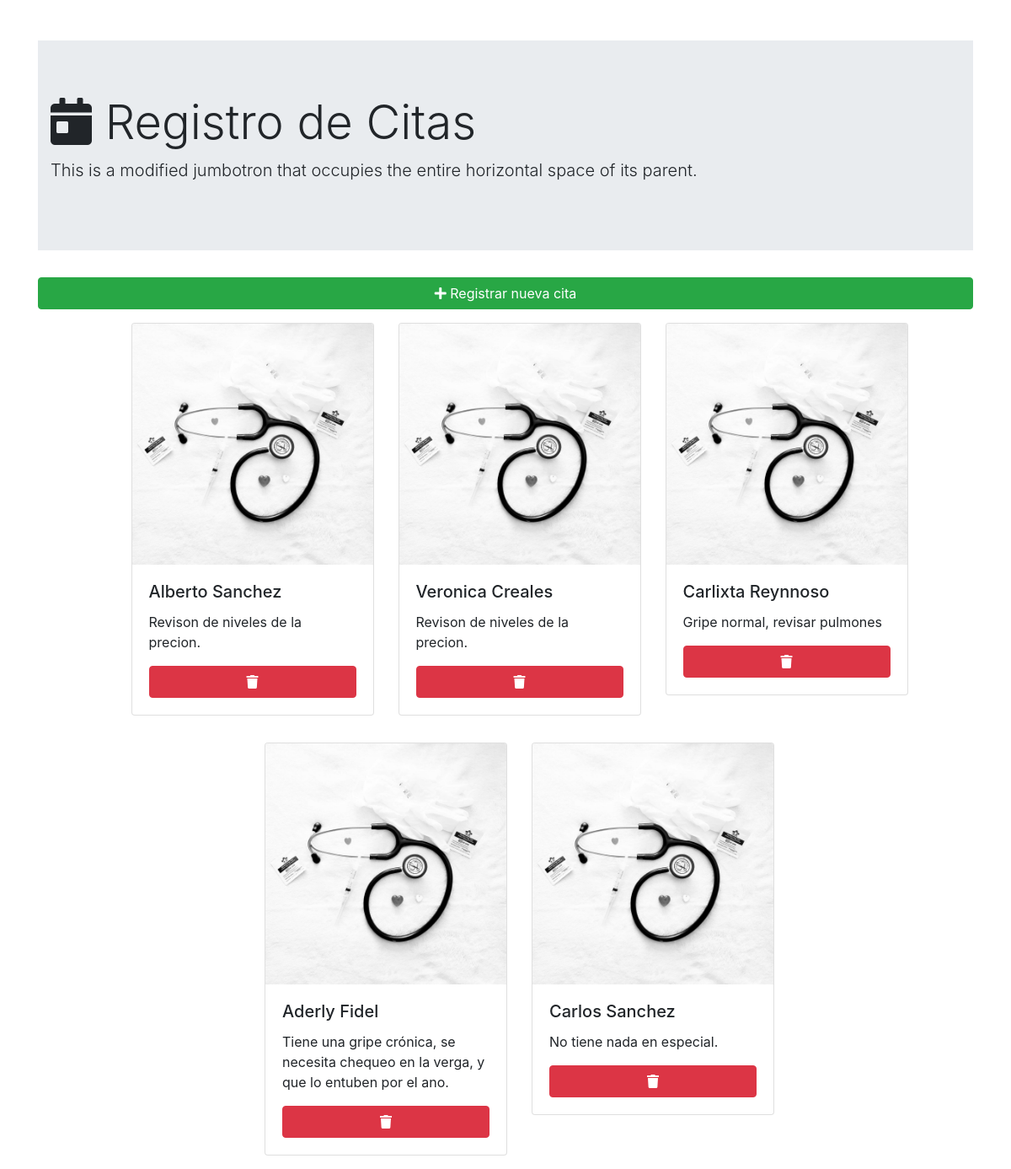
Before: / with the older database file.
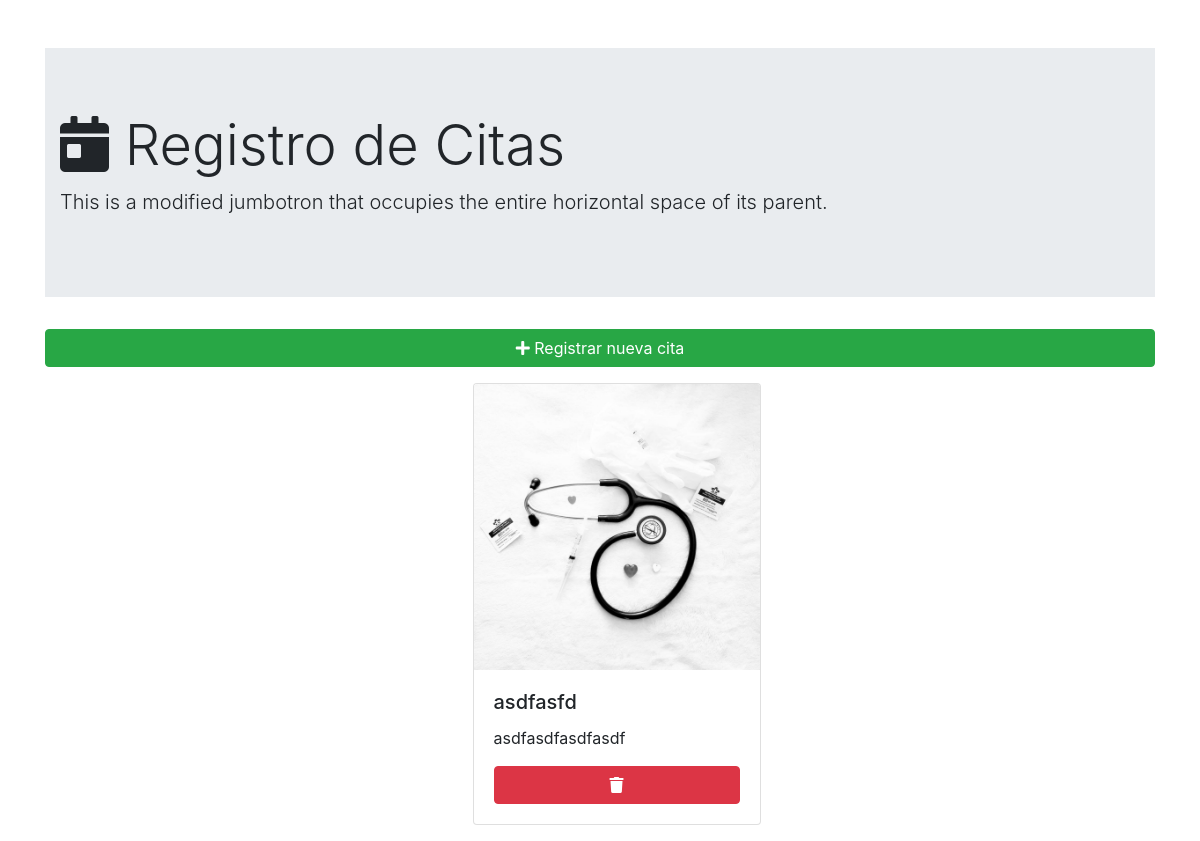
After: the same page with the newer database file.
### tables this page shows
CREATE TABLE citas
(id INTEGER PRIMARY KEY AUTOINCREMENT,
NOMBRE text,
FECHA text,
NOTA text);

### index.php (the view, shortened to what this page needs)
<?php
    $db = new SQLite3('dbAgenda.db') or die('No se ha podido conectar a la base de datos.');
    $result = $db->query('SELECT * FROM citas') or die('Fallo el Query');
?>
<!DOCTYPE html>
<html lang="en">
<head>
    <link rel="stylesheet" href="https://maxcdn.bootstrapcdn.com/bootstrap/4.0.0/css/bootstrap.min.css">
    <link rel="stylesheet" href="https://pro.fontawesome.com/releases/v5.10.0/css/all.css"/>
</head>
<body>
    <div class="container mt-5">
        <div class="jumbotron jumbotron-fluid">
            <div class="container">
                <h1 class="display-4"><i class="fas fa-calendar-day fa-x2"></i> Registro de Citas</h1>
                <p class="lead">This is a modified jumbotron that occupies the entire horizontal space of its parent.</p>
            </div>
        </div>
    </div>
    <div class="container ">
        <div class="row justify-content-md-center">
            <div class="col col-md-12">
                <a href="#" class="btn btn-success" id="btnCitaNueva" style="width:100%"><i class="fas fa-plus"></i> Registrar nueva cita</a>
            </div>
        </div>
        <div class="row justify-content-md-center">
        <?php while ($row = $result->fetchArray()){ ?>
            <div class="col col-md-3 m-3">
                <div class="card" style="width: 18rem;">
                    <img class="card-img-top" src="Assets/Images/miniatura.jpeg" alt="Cita Registrada">
                    <div class="card-body">
                        <h5 class="card-title"><?= $row['NOMBRE'] ?></h5>
                        <p class="card-text"><?= $row['NOTA'] ?></p>
                        <a href="eliminar_cita.php?id=<?= $row['id'] ?>" id="btnDelete" class="btn btn-danger col col-md-12"><i class="fas fa-trash"></i></a>
                    </div>
                </div>
            </div>
        <?php }; ?>
        </div>
    </div>
</body>
</html>

Changed rows visible on the page:
removed citas: NOMBRE "Alberto Sanchez", NOTA "Revison de niveles de la precion."
removed citas: NOMBRE "Veronica Creales", NOTA "Revison de niveles de la precion."
removed citas: NOMBRE "Carlixta Reynnoso", NOTA "Gripe normal, revisar pulmones"
removed citas: NOMBRE "Aderly Fidel", NOTA "Tiene una gripe crónica, se necesita chequeo en la verga, y que lo entuben por el ano."
removed citas: NOMBRE "Carlos Sanchez", NOTA "No tiene nada en especial."
added citas: NOMBRE "asdfasfd", NOTA "asdfasdfasdfasdf"
